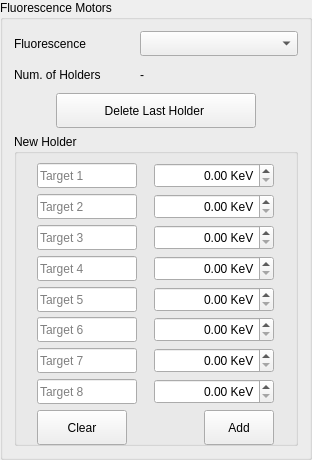
         <widget class="QGroupBox" name="groupFluor">
          <property name="sizePolicy">
           <sizepolicy hsizetype="Fixed" vsizetype="Fixed">
            <horstretch>0</horstretch>
            <verstretch>0</verstretch>
           </sizepolicy>
          </property>
          <property name="minimumSize">
           <size>
            <width>312</width>
            <height>460</height>
           </size>
          </property>
          <property name="maximumSize">
           <size>
            <width>312</width>
            <height>460</height>
           </size>
          </property>
          <property name="title">
           <string>Fluorescence Motors</string>
          </property>
          <layout class="QGridLayout" name="gridFluor">
           <item row="0" column="0">
            <widget class="QLabel" name="lblFluor">
             <property name="sizePolicy">
              <sizepolicy hsizetype="Fixed" vsizetype="Fixed">
               <horstretch>0</horstretch>
               <verstretch>0</verstretch>
              </sizepolicy>
             </property>
             <property name="minimumSize">
              <size>
               <width>120</width>
               <height>25</height>
              </size>
             </property>
             <property name="maximumSize">
              <size>
               <width>120</width>
               <height>25</height>
              </size>
             </property>
             <property name="text">
              <string>Fluorescence</string>
             </property>
            </widget>
           </item>
           <item row="0" column="1">
            <widget class="QComboBox" name="comboFluor">
             <property name="sizePolicy">
              <sizepolicy hsizetype="Fixed" vsizetype="Fixed">
               <horstretch>0</horstretch>
               <verstretch>0</verstretch>
              </sizepolicy>
             </property>
             <property name="minimumSize">
              <size>
               <width>140</width>
               <height>25</height>
              </size>
             </property>
             <property name="maximumSize">
              <size>
               <width>160</width>
               <height>25</height>
              </size>
             </property>
             <property name="layoutDirection">
              <enum>Qt::LeftToRight</enum>
             </property>
            </widget>
           </item>
           <item row="1" column="0">
            <widget class="QLabel" name="lblFluorNumHolders">
             <property name="sizePolicy">
              <sizepolicy hsizetype="Fixed" vsizetype="Fixed">
               <horstretch>0</horstretch>
               <verstretch>0</verstretch>
              </sizepolicy>
             </property>
             <property name="minimumSize">
              <size>
               <width>120</width>
               <height>25</height>
              </size>
             </property>
             <property name="maximumSize">
              <size>
               <width>120</width>
               <height>25</height>
              </size>
             </property>
             <property name="text">
              <string>Num. of Holders</string>
             </property>
            </widget>
           </item>
           <item row="1" column="1">
            <widget class="QLabel" name="lblFluorNumHoldersValue">
             <property name="sizePolicy">
              <sizepolicy hsizetype="Fixed" vsizetype="Fixed">
               <horstretch>0</horstretch>
               <verstretch>0</verstretch>
              </sizepolicy>
             </property>
             <property name="minimumSize">
              <size>
               <width>140</width>
               <height>25</height>
              </size>
             </property>
             <property name="maximumSize">
              <size>
               <width>160</width>
               <height>25</height>
              </size>
             </property>
             <property name="text">
              <string>-</string>
             </property>
             <property name="alignment">
              <set>Qt::AlignLeading|Qt::AlignLeft|Qt::AlignVCenter</set>
             </property>
            </widget>
           </item>
           <item row="2" column="0" colspan="2" alignment="Qt::AlignHCenter">
            <widget class="QPushButton" name="pushDeleteHolder">
             <property name="sizePolicy">
              <sizepolicy hsizetype="Fixed" vsizetype="Fixed">
               <horstretch>0</horstretch>
               <verstretch>0</verstretch>
              </sizepolicy>
             </property>
             <property name="minimumSize">
              <size>
               <width>200</width>
               <height>35</height>
              </size>
             </property>
             <property name="maximumSize">
              <size>
               <width>200</width>
               <height>35</height>
              </size>
             </property>
             <property name="toolTip">
              <string>Delete last holder</string>
             </property>
             <property name="text">
              <string>Delete Last Holder </string>
             </property>
             <property name="icon">
              <iconset resource="../include/icons.qrc">
               <normaloff>:/icons/images/erase.png</normaloff>:/icons/images/erase.png</iconset>
             </property>
             <property name="iconSize">
              <size>
               <width>20</width>
               <height>20</height>
              </size>
             </property>
            </widget>
           </item>
           <item row="3" column="0" colspan="2">
            <widget class="QGroupBox" name="groupHolder">
             <property name="sizePolicy">
              <sizepolicy hsizetype="Minimum" vsizetype="Minimum">
               <horstretch>0</horstretch>
               <verstretch>0</verstretch>
              </sizepolicy>
             </property>
             <property name="title">
              <string>New Holder</string>
             </property>
             <property name="checkable">
              <bool>false</bool>
             </property>
             <property name="checked">
              <bool>false</bool>
             </property>
             <layout class="QGridLayout" name="gridHolder">
              <item row="0" column="0">
               <widget class="QLineEdit" name="dispTarget1">
                <property name="sizePolicy">
                 <sizepolicy hsizetype="Fixed" vsizetype="Fixed">
                  <horstretch>0</horstretch>
                  <verstretch>0</verstretch>
                 </sizepolicy>
                </property>
                <property name="minimumSize">
                 <size>
                  <width>100</width>
                  <height>25</height>
                 </size>
                </property>
                <property name="maximumSize">
                 <size>
                  <width>100</width>
                  <height>25</height>
                 </size>
                </property>
                <property name="text">
                 <string/>
                </property>
                <property name="placeholderText">
                 <string>Target 1</string>
                </property>
               </widget>
              </item>
              <item row="0" column="1">
               <widget class="QDoubleSpinBox" name="spinEnergy1">
                <property name="sizePolicy">
                 <sizepolicy hsizetype="Fixed" vsizetype="Fixed">
                  <horstretch>0</horstretch>
                  <verstretch>0</verstretch>
                 </sizepolicy>
                </property>
                <property name="minimumSize">
                 <size>
                  <width>120</width>
                  <height>25</height>
                 </size>
                </property>
                <property name="maximumSize">
                 <size>
                  <width>120</width>
                  <height>25</height>
                 </size>
                </property>
                <property name="alignment">
                 <set>Qt::AlignRight|Qt::AlignTrailing|Qt::AlignVCenter</set>
                </property>
                <property name="keyboardTracking">
                 <bool>false</bool>
                </property>
                <property name="suffix">
                 <string> KeV</string>
                </property>
               </widget>
              </item>
              <item row="1" column="0">
               <widget class="QLineEdit" name="dispTarget2">
                <property name="sizePolicy">
                 <sizepolicy hsizetype="Fixed" vsizetype="Fixed">
                  <horstretch>0</horstretch>
                  <verstretch>0</verstretch>
                 </sizepolicy>
                </property>
                <property name="minimumSize">
                 <size>
                  <width>100</width>
                  <height>25</height>
                 </size>
                </property>
                <property name="maximumSize">
                 <size>
                  <width>100</width>
                  <height>25</height>
                 </size>
                </property>
                <property name="text">
                 <string/>
                </property>
                <property name="placeholderText">
                 <string>Target 2</string>
                </property>
               </widget>
              </item>
              <item row="1" column="1">
               <widget class="QDoubleSpinBox" name="spinEnergy2">
                <property name="sizePolicy">
                 <sizepolicy hsizetype="Fixed" vsizetype="Fixed">
                  <horstretch>0</horstretch>
                  <verstretch>0</verstretch>
                 </sizepolicy>
                </property>
                <property name="minimumSize">
                 <size>
                  <width>120</width>
                  <height>25</height>
                 </size>
                </property>
                <property name="maximumSize">
                 <size>
                  <width>120</width>
                  <height>25</height>
                 </size>
                </property>
                <property name="alignment">
                 <set>Qt::AlignRight|Qt::AlignTrailing|Qt::AlignVCenter</set>
                </property>
                <property name="keyboardTracking">
                 <bool>false</bool>
                </property>
                <property name="suffix">
                 <string> KeV</string>
                </property>
               </widget>
              </item>
              <item row="2" column="0">
               <widget class="QLineEdit" name="dispTarget3">
                <property name="sizePolicy">
                 <sizepolicy hsizetype="Fixed" vsizetype="Fixed">
                  <horstretch>0</horstretch>
                  <verstretch>0</verstretch>
                 </sizepolicy>
                </property>
                <property name="minimumSize">
                 <size>
                  <width>100</width>
                  <height>25</height>
                 </size>
                </property>
                <property name="maximumSize">
                 <size>
                  <width>100</width>
                  <height>25</height>
                 </size>
                </property>
                <property name="text">
                 <string/>
                </property>
                <property name="placeholderText">
                 <string>Target 3</string>
                </property>
               </widget>
              </item>
              <item row="2" column="1">
               <widget class="QDoubleSpinBox" name="spinEnergy3">
                <property name="sizePolicy">
                 <sizepolicy hsizetype="Fixed" vsizetype="Fixed">
                  <horstretch>0</horstretch>
                  <verstretch>0</verstretch>
                 </sizepolicy>
                </property>
                <property name="minimumSize">
                 <size>
                  <width>120</width>
                  <height>25</height>
                 </size>
                </property>
                <property name="maximumSize">
                 <size>
                  <width>120</width>
                  <height>25</height>
                 </size>
                </property>
                <property name="alignment">
                 <set>Qt::AlignRight|Qt::AlignTrailing|Qt::AlignVCenter</set>
                </property>
                <property name="keyboardTracking">
                 <bool>false</bool>
                </property>
                <property name="suffix">
                 <string> KeV</string>
                </property>
               </widget>
              </item>
              <item row="3" column="0">
               <widget class="QLineEdit" name="dispTarget4">
                <property name="sizePolicy">
                 <sizepolicy hsizetype="Fixed" vsizetype="Fixed">
                  <horstretch>0</horstretch>
                  <verstretch>0</verstretch>
                 </sizepolicy>
                </property>
                <property name="minimumSize">
                 <size>
                  <width>100</width>
                  <height>25</height>
                 </size>
                </property>
                <property name="maximumSize">
                 <size>
                  <width>100</width>
                  <height>25</height>
                 </size>
                </property>
                <property name="text">
                 <string/>
                </property>
                <property name="placeholderText">
                 <string>Target 4</string>
                </property>
               </widget>
              </item>
              <item row="3" column="1">
               <widget class="QDoubleSpinBox" name="spinEnergy4">
                <property name="sizePolicy">
                 <sizepolicy hsizetype="Fixed" vsizetype="Fixed">
                  <horstretch>0</horstretch>
                  <verstretch>0</verstretch>
                 </sizepolicy>
                </property>
                <property name="minimumSize">
                 <size>
                  <width>120</width>
                  <height>25</height>
                 </size>
                </property>
                <property name="maximumSize">
                 <size>
                  <width>120</width>
                  <height>25</height>
                 </size>
                </property>
                <property name="alignment">
                 <set>Qt::AlignRight|Qt::AlignTrailing|Qt::AlignVCenter</set>
                </property>
                <property name="keyboardTracking">
                 <bool>false</bool>
                </property>
                <property name="suffix">
                 <string> KeV</string>
                </property>
               </widget>
              </item>
              <item row="4" column="0">
               <widget class="QLineEdit" name="dispTarget5">
                <property name="sizePolicy">
                 <sizepolicy hsizetype="Fixed" vsizetype="Fixed">
                  <horstretch>0</horstretch>
                  <verstretch>0</verstretch>
                 </sizepolicy>
                </property>
                <property name="minimumSize">
                 <size>
                  <width>100</width>
                  <height>25</height>
                 </size>
                </property>
                <property name="maximumSize">
                 <size>
                  <width>100</width>
                  <height>25</height>
                 </size>
                </property>
                <property name="text">
                 <string/>
                </property>
                <property name="placeholderText">
                 <string>Target 5</string>
                </property>
               </widget>
              </item>
              <item row="4" column="1">
               <widget class="QDoubleSpinBox" name="spinEnergy5">
                <property name="sizePolicy">
                 <sizepolicy hsizetype="Fixed" vsizetype="Fixed">
                  <horstretch>0</horstretch>
                  <verstretch>0</verstretch>
                 </sizepolicy>
                </property>
                <property name="minimumSize">
                 <size>
                  <width>120</width>
                  <height>25</height>
                 </size>
                </property>
                <property name="maximumSize">
                 <size>
                  <width>120</width>
                  <height>25</height>
                 </size>
                </property>
                <property name="alignment">
                 <set>Qt::AlignRight|Qt::AlignTrailing|Qt::AlignVCenter</set>
                </property>
                <property name="keyboardTracking">
                 <bool>false</bool>
                </property>
                <property name="suffix">
                 <string> KeV</string>
                </property>
               </widget>
              </item>
              <item row="5" column="0">
               <widget class="QLineEdit" name="dispTarget6">
                <property name="sizePolicy">
                 <sizepolicy hsizetype="Fixed" vsizetype="Fixed">
                  <horstretch>0</horstretch>
                  <verstretch>0</verstretch>
                 </sizepolicy>
                </property>
                <property name="minimumSize">
                 <size>
                  <width>100</width>
                  <height>25</height>
                 </size>
                </property>
                <property name="maximumSize">
                 <size>
                  <width>100</width>
                  <height>25</height>
                 </size>
                </property>
                <property name="text">
                 <string/>
                </property>
                <property name="placeholderText">
                 <string>Target 6</string>
                </property>
               </widget>
              </item>
              <item row="5" column="1">
               <widget class="QDoubleSpinBox" name="spinEnergy6">
                <property name="sizePolicy">
                 <sizepolicy hsizetype="Fixed" vsizetype="Fixed">
                  <horstretch>0</horstretch>
                  <verstretch>0</verstretch>
                 </sizepolicy>
                </property>
                <property name="minimumSize">
                 <size>
                  <width>120</width>
                  <height>25</height>
                 </size>
                </property>
                <property name="maximumSize">
                 <size>
                  <width>120</width>
                  <height>25</height>
                 </size>
                </property>
                <property name="alignment">
                 <set>Qt::AlignRight|Qt::AlignTrailing|Qt::AlignVCenter</set>
                </property>
                <property name="keyboardTracking">
                 <bool>false</bool>
                </property>
                <property name="suffix">
                 <string> KeV</string>
                </property>
               </widget>
              </item>
              <item row="6" column="0">
               <widget class="QLineEdit" name="dispTarget7">
                <property name="sizePolicy">
                 <sizepolicy hsizetype="Fixed" vsizetype="Fixed">
                  <horstretch>0</horstretch>
                  <verstretch>0</verstretch>
                 </sizepolicy>
                </property>
                <property name="minimumSize">
                 <size>
                  <width>100</width>
                  <height>25</height>
                 </size>
                </property>
                <property name="maximumSize">
                 <size>
                  <width>100</width>
                  <height>25</height>
                 </size>
                </property>
                <property name="text">
                 <string/>
                </property>
                <property name="placeholderText">
                 <string>Target 7</string>
                </property>
               </widget>
              </item>
              <item row="6" column="1">
               <widget class="QDoubleSpinBox" name="spinEnergy7">
                <property name="sizePolicy">
                 <sizepolicy hsizetype="Fixed" vsizetype="Fixed">
                  <horstretch>0</horstretch>
                  <verstretch>0</verstretch>
                 </sizepolicy>
                </property>
                <property name="minimumSize">
                 <size>
                  <width>120</width>
                  <height>25</height>
                 </size>
                </property>
                <property name="maximumSize">
                 <size>
                  <width>120</width>
                  <height>25</height>
                 </size>
                </property>
                <property name="alignment">
                 <set>Qt::AlignRight|Qt::AlignTrailing|Qt::AlignVCenter</set>
                </property>
                <property name="keyboardTracking">
                 <bool>false</bool>
                </property>
                <property name="suffix">
                 <string> KeV</string>
                </property>
               </widget>
              </item>
              <item row="7" column="0">
               <widget class="QLineEdit" name="dispTarget8">
                <property name="sizePolicy">
                 <sizepolicy hsizetype="Fixed" vsizetype="Fixed">
                  <horstretch>0</horstretch>
                  <verstretch>0</verstretch>
                 </sizepolicy>
                </property>
                <property name="minimumSize">
                 <size>
                  <width>100</width>
                  <height>25</height>
                 </size>
                </property>
                <property name="maximumSize">
                 <size>
                  <width>100</width>
                  <height>25</height>
                 </size>
                </property>
                <property name="text">
                 <string/>
                </property>
                <property name="placeholderText">
                 <string>Target 8</string>
                </property>
               </widget>
              </item>
              <item row="7" column="1">
               <widget class="QDoubleSpinBox" name="spinEnergy8">
                <property name="sizePolicy">
                 <sizepolicy hsizetype="Fixed" vsizetype="Fixed">
                  <horstretch>0</horstretch>
                  <verstretch>0</verstretch>
                 </sizepolicy>
                </property>
                <property name="minimumSize">
                 <size>
                  <width>120</width>
                  <height>25</height>
                 </size>
                </property>
                <property name="maximumSize">
                 <size>
                  <width>120</width>
                  <height>25</height>
                 </size>
                </property>
                <property name="alignment">
                 <set>Qt::AlignRight|Qt::AlignTrailing|Qt::AlignVCenter</set>
                </property>
                <property name="keyboardTracking">
                 <bool>false</bool>
                </property>
                <property name="suffix">
                 <string> KeV</string>
                </property>
               </widget>
              </item>
              <item row="8" column="1" alignment="Qt::AlignRight|Qt::AlignBottom">
               <widget class="QPushButton" name="pushAddHolder">
                <property name="sizePolicy">
                 <sizepolicy hsizetype="Fixed" vsizetype="Fixed">
                  <horstretch>0</horstretch>
                  <verstretch>0</verstretch>
                 </sizepolicy>
                </property>
                <property name="minimumSize">
                 <size>
                  <width>70</width>
                  <height>35</height>
                 </size>
                </property>
                <property name="maximumSize">
                 <size>
                  <width>70</width>
                  <height>35</height>
                 </size>
                </property>
                <property name="toolTip">
                 <string>Add these values as a new holder</string>
                </property>
                <property name="text">
                 <string>Add</string>
                </property>
                <property name="icon">
                 <iconset resource="../include/icons.qrc">
                  <normaloff>:/icons/images/add.png</normaloff>:/icons/images/add.png</iconset>
                </property>
               </widget>
              </item>
              <item row="8" column="0" alignment="Qt::AlignLeft|Qt::AlignBottom">
               <widget class="QPushButton" name="pushClear">
                <property name="sizePolicy">
                 <sizepolicy hsizetype="Fixed" vsizetype="Fixed">
                  <horstretch>0</horstretch>
                  <verstretch>0</verstretch>
                 </sizepolicy>
                </property>
                <property name="minimumSize">
                 <size>
                  <width>90</width>
                  <height>35</height>
                 </size>
                </property>
                <property name="maximumSize">
                 <size>
                  <width>90</width>
                  <height>35</height>
                 </size>
                </property>
                <property name="toolTip">
                 <string>Clear the fields</string>
                </property>
                <property name="text">
                 <string>Clear</string>
                </property>
                <property name="icon">
                 <iconset resource="../include/icons.qrc">
                  <normaloff>:/icons/images/erase.png</normaloff>:/icons/images/erase.png</iconset>
                </property>
                <property name="iconSize">
                 <size>
                  <width>20</width>
                  <height>20</height>
                 </size>
                </property>
               </widget>
              </item>
             </layout>
            </widget>
           </item>
          </layout>
         </widget>
